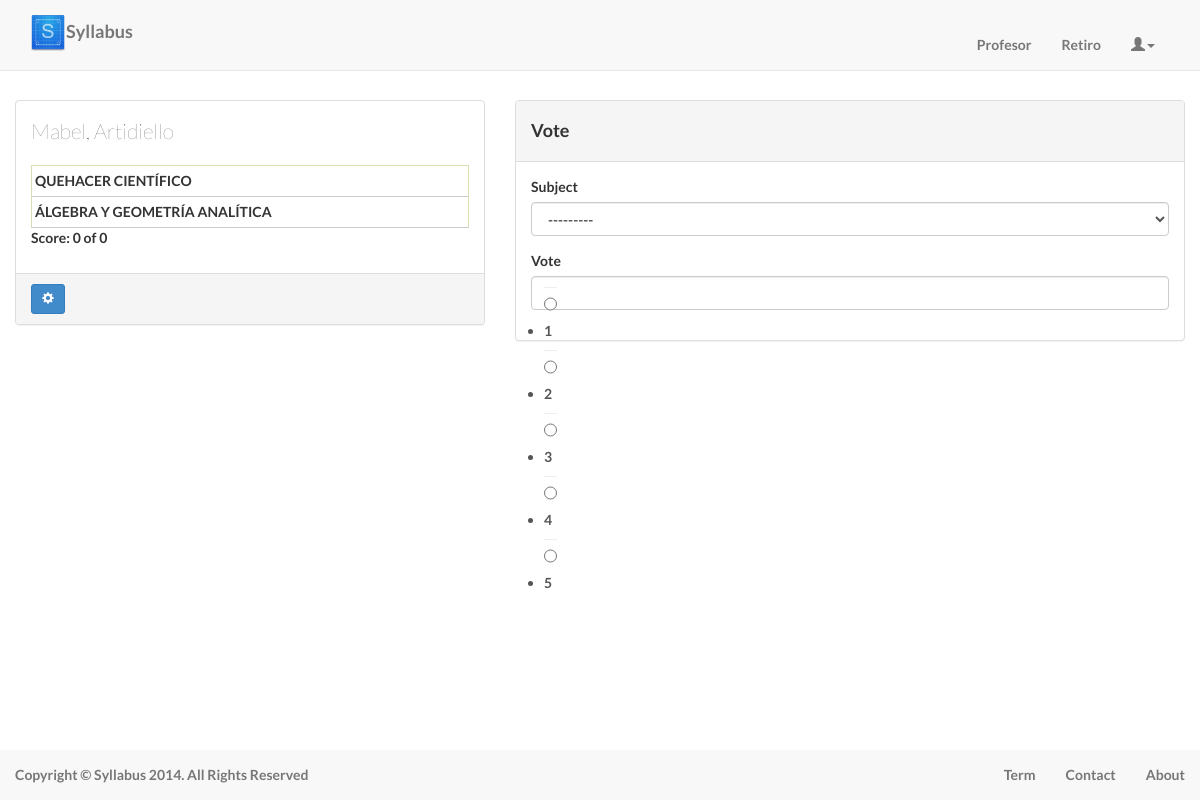
/profesor/5/ (signed in), run on the app's committed database.
### account/models.py (models this page shows, shortened)
class Profesor(models.Model):
    nombre = models.CharField(max_length=30, blank=False, null=False)
    appellido = models.CharField(max_length=30, blank=False, null=False)
    def getFull_name (self):
        return u'%s, %s' % (self.nombre, self.appellido)
    def get_rate (self):
        op=0
        rate=ProfesorRate.objects.filter(profesor=self).values('rate')
        for r in rate:
            op+=r['rate']
        if len(rate)!=0:
            op/=len(rate)
        else:
            op=0
        return op
    def get_numRate(self):
        rate=ProfesorRate.objects.filter(profesor=self).values('rate')
        return len(rate)

class Materia(models.Model):
    id = models.CharField('ID', primary_key=True,max_length=6)
    nombre = models.CharField(blank=False, null=False,max_length=60)
    credito = models.IntegerField()
    creditoRequsito = models.IntegerField(default=0)
    importancia = models.IntegerField(default=0)
    profesor = models.ManyToManyField('Profesor',null=True, blank=True)
    prerequsito = models.ManyToManyField('Materia', null=True, blank=True)
    def __unicode__(self):
        return u'%s %s' % (self.id, self.nombre)

### Home/views.py (the view, shortened to what this page needs)
# urls.py: url(r'^profesor/(?P<id_prof>.*)/$','singleProfe_v',name='single_profe'),
@login_required(login_url='/login/')
def singleProfe_v(request,id_prof):
    prof=Profesor.objects.get(id=int(id_prof))
    materia=Materia.objects.filter(profesor=prof).select_related()
    profile=UserProfile.objects.get(user=request.user)
    form = RateForm()
    q=materia.exclude(id__in=ProfesorRate.objects.filter(Q(user=profile)& Q(profesor=prof) & Q(materia__in=materia)).values_list('materia',flat=True))
    form.fields['subject'].queryset = materia
    ctx={'prof':prof,'profMateria':materia,'form':form}
    return render_to_response('profesor.html',ctx, context_instance=RequestContext(request))

### Home/form.py
class RateForm (forms.Form):
    subject= forms.ModelChoiceField(queryset=Materia.objects.all(), required=False,widget=forms.Select())
    vote = forms.ChoiceField(widget=forms.RadioSelect,label='Vote',choices=CHOICE)

### templates/profesor.html (shortened to what this page needs)
{%extends 'base.html' %}
{% load bootstrap3 %}
{% block content %}
<br><br>
<div class="col-sm-5">
        <div class="panel panel-default">
            <div class="panel-body">
              <p class="lead">{{ prof.getFull_name}}</p>
              <table>
              {%  for m in profMateria%}
              <tr>
            <td>{{ m.nombre }}</td>
            {% endfor %}
              </tr>
            </table>
    <p>Score: {{  prof.get_rate }} of {{prof.get_numRate}}</p>
            </div>
            <div class="panel-footer">
            <a href="/user/settings" class="btn btn-sm btn-primary" type="button" data-toggle="tooltip" data-original-title="Setting"><i class="glyphicon glyphicon-cog"></i></a>
          </div>
          </div>
        </div>
    <div class="col-sm-7">
            <div class="panel panel-default">
    <div class="panel-heading"><h4>Vote</h4></div>
              <div class="panel-body">
    <form action="." method="post"  class="form-row">
        {% bootstrap_form form   layout='inline' %}
    </form>
</div>
{% endblock %}

### static/css/style.css (style rules this page uses)
html, body { padding-top: 30px; padding-bottom: 40px; height: 100%; }
body, h1, h2, h3, h4, h5, h6 { font-family: "Lato", "Helvetica Neue", Helvetica, Arial, sans-serif; font-weight: 700; }
div { padding: 0; margin: 0; }
table { width: 100%; border: 1px solid #DDDDB2; border-spacing: 0; border-collapse: collapse; }
tr { padding-bottom: 5px; border-bottom: 1px solid #CCC; }
td { margin: 0; padding: 5px 5px 5px 3px; vertical-align: top; }

### data on the page
Profesor: getFull_name "Mabel, Artidiello", get_rate "0", get_numRate "0"
Materia: nombre "QUEHACER CIENTÍFICO"
Materia: nombre "ÁLGEBRA Y GEOMETRÍA ANALÍTICA"
